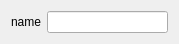
<?xml version="1.0" encoding="UTF-8"?>
<ui version="4.0">
 <class>GeneratorQtWidget</class>
 <widget class="QWidget" name="GeneratorQtWidget">
  <property name="geometry">
   <rect>
    <x>0</x>
    <y>0</y>
    <width>179</width>
    <height>38</height>
   </rect>
  </property>
  <property name="windowTitle">
   <string>GeneratorQtWidget</string>
  </property>
  <layout class="QGridLayout" name="gridLayout">
   <item row="0" column="0">
    <widget class="QLabel" name="label">
     <property name="text">
      <string>name</string>
     </property>
    </widget>
   </item>
   <item row="0" column="1">
    <widget class="QLineEdit" name="lineEditName"/>
   </item>
  </layout>
 </widget>
 <resources/>
 <connections/>
</ui>
